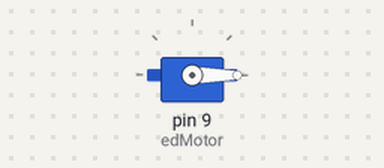
This sketch was run on a simulated Arduino Uno, built with avr-gcc and run on an emulated ATmega328P. Parts: servo.

Above: at 0.05 s.
At 2.05 s:
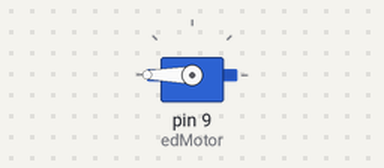
At 4.0 s:
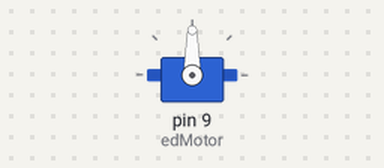
Timing chart, 0 to 5.2 s (numbered marks = the images above):
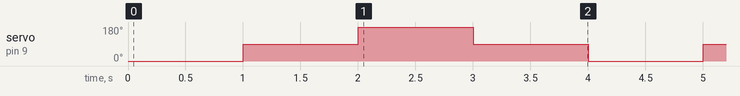

Measured:
- by itself, servo on pin 9 (edMotor): repeats every 4.0 s: 180° 1.0 s, 90° 1.0 s, 0° 1.0 s, 90° 1.0 s

The sketch:

intro-to-servo.ino
```cpp
/*
Challenge #1: 0, 45, 90, 135, 180
Challenge #2: Cycle in between 0, 45, 90, 135, 180 (1 second stop at each point)
Challenge #3: Make it move like a windshield wiper
*/

#include <Servo.h>

Servo edMotor;

void setup() {
  pinMode(9,OUTPUT);
  edMotor.attach(9);

}

void loop() {

  edMotor.write(0);
  delay(1000);

  edMotor.write(90);
  delay(1000);

  edMotor.write(180);
  delay(1000);

  edMotor.write(90);
  delay(1000);

}
```
